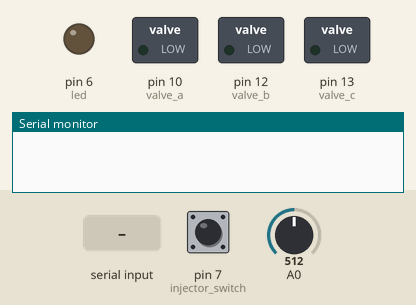
Recording of a sketch running on a simulated Arduino Uno, built with avr-gcc and run on an emulated ATmega328P. Shown: switched loads named in the sketch (green lamp = pin HIGH), output pins drawn as LEDs (lit = HIGH), the last lines printed to the serial monitor. Dashed ring = blinking. The test bench sets the inputs (shaded band); at power-on: pin 7 (injector_switch) LOW, A0 = 512.

Above: at 1.2 s.
1.3 s: pin 7 (injector_switch) pulled HIGH for 1 s
At 1.51 s:
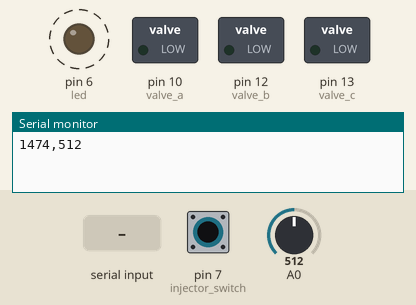
4.3 s: "90,45,200\n" received over Serial
At 4.8 s:
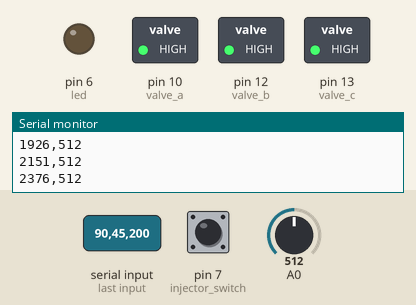
5.8 s: pin 7 (injector_switch) pulled HIGH for 0.15 s
At 6.6 s:
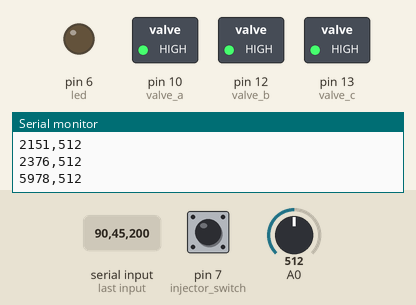
7.4 s: pin 7 (injector_switch) pulled HIGH for 3.2 s
At 7.61 s:
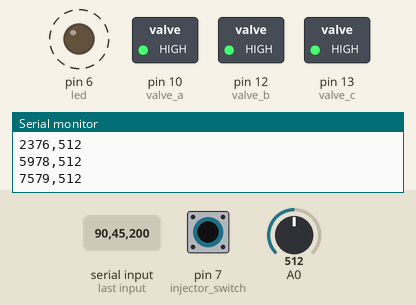
Timing chart, 0 to 12.0 s (numbered marks = the images above; inputs shaded):
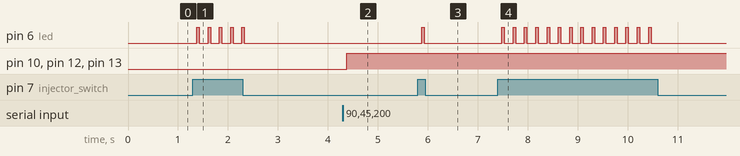

Measured:
- after the input at 1.3 s, pin 6 (led): alternates HIGH for 0.05 s and LOW for 0.18 s, 10 changes in all, then stays LOW, starting after 0.08 s
- after the input at 4.3 s, pin 10 (valve_a), pin 12 (valve_b), pin 13 (valve_c): LOW → HIGH after 0.08 s
- after the input at 5.8 s, pin 6 (led): LOW → HIGH after 0.08 s, → LOW 0.05 s later
- after the input at 7.4 s, pin 6 (led): alternates HIGH for 0.05 s and LOW for 0.18 s, 28 changes in all, then stays LOW, starting after 0.08 s

The sketch:

Blink187_new.ino
```cpp
/*
  Nanode code for the Uv/Vino project
  This program waits to be activated and starts to read the analog
  port while blinking the led along it produces comma separated values
  giving the milisecond run time and the raw bit value of the portread.

  This code is in the public domain. ( vtechinc@xs4all.nl )
 */

// Pin 6 has an LED connected on nanode.
// give it a name:
int led = 6;
// time will be in millis (milliseconds)
unsigned long time;
// define inject switch connected to digital port 7
int injector_switch = 7;

int valve_a = 10;  // valve a connected to pin 10
int valve_b = 12; // b to 12
int valve_c = 13; // c t

int running = 0;
int inbyte = 0;

// the setup routine runs once when you press reset:
void setup() {
  // initialize the digital pin as an output.
  analogReference(EXTERNAL);  // Set AREF to 3.3V
  pinMode(led, OUTPUT);
  pinMode(valve_a, OUTPUT);
  pinMode(valve_b, OUTPUT);
  pinMode(13, OUTPUT);
  Serial.begin(9600);
  pinMode(injector_switch, INPUT);
}

// the loop routine runs over and over again forever:
void loop() {

  if ( digitalRead(injector_switch) > 0) {

    //Serial.print("inbyte: ");
    //Serial.println(inbyte);

    digitalWrite(led, HIGH);   // turn the LED on (HIGH is the voltage level)
    delay(50);               // wait
    digitalWrite(led, LOW);    // turn the LED off by making the voltage LOW
    delay(50);               // wait f
    time=millis();
    int sensorValue = analogRead(A0);
    Serial.print(time);
    Serial.print(",");
    Serial.println(sensorValue);
  }

  delay(125);

  if (Serial.available() > 0) {

    //Serial.println("serial available");
    // Read 3 comma separated integers and open corresponding valve if value > 0
    int valve_a_open = Serial.parseInt();
    // do it again:
    int valve_b_open = Serial.parseInt();
    // do it again:
    int valve_c_open = Serial.parseInt();

    if (Serial.read() == '\n') {

      if (valve_a_open) {
        digitalWrite(valve_a, HIGH);
      }

      if (valve_b_open) {
        digitalWrite(valve_b, HIGH);
      }
      if (valve_c_open) {
        digitalWrite(valve_c, HIGH);
      }
// close the other valves, after the other valves have been opened to avoid dead valvespace

      if (!valve_a_open) {
        digitalWrite(valve_a, LOW);
      }

      if (!valve_b_open) {
        digitalWrite(valve_b, LOW);
      }
      if (!valve_c_open) {
        digitalWrite(valve_c, LOW);
      }

    }
  }
/*
  digitalWrite(valve_c, HIGH);
  delay(2000);
  digitalWrite(valve_c, LOW);
  delay(2000);

  digitalWrite(valve_b, HIGH);
  delay(2000);
  digitalWrite(valve_b, LOW);
  delay(2000);

  digitalWrite(valve_a, HIGH);
  delay(2000);
  digitalWrite(valve_a, LOW);

  delay(5000);

  digitalWrite(valve_a, HIGH);
  delay(1000);
  digitalWrite(valve_b, HIGH);
  delay(1000);
  digitalWrite(valve_c, HIGH);
  delay(5000);
  digitalWrite(valve_a, LOW);
  delay(1000);
  digitalWrite(valve_b, LOW);
  delay(1000);
  digitalWrite(valve_c, LOW);
  delay(1000);

*/


}
```
